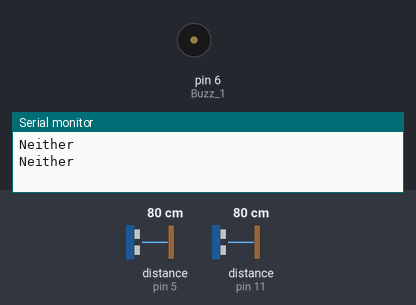
A sketch run on a simulated Arduino Uno, built with avr-gcc and run on an emulated ATmega328P. On the bench: buzzer (waves = sounding), the last lines printed to the serial monitor. Wiring (inferred from the names in the program): 2 × ultrasonic range finder: trigger pin 4, echo pin 5 / trigger pin 10, echo pin 11. The inputs (shaded band) are chosen by the test bench; at power-on: distance to the obstacle (sensors on pin 5, pin 11) 80 cm. The echo pulse lasts 58.3 µs per cm.

Above: at 1.8 s.
1.9 s: distance to the obstacle (sensor on pin 5) set to 34 cm
3.4 s: distance to the obstacle (sensor on pin 5) set to 27 cm
At 5.5 s:
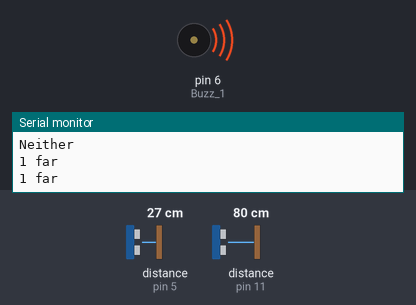
Timing chart, 0 to 7.0 s (numbered marks = the images above; inputs shaded):
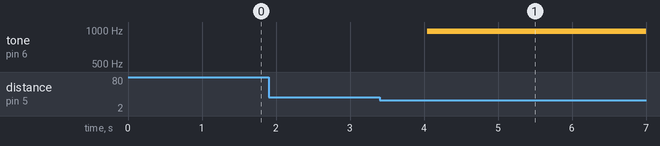

The sketch:

Presentation_Code.ino
```cpp
int pingTime_1;
int distance_1;
int pingTime_2;
int distance_2;
#define trigPin_1 4 // define TrigPin
#define echoPin_1 5 // define EchoPin.
#define trigPin_2 10
#define echoPin_2 11
#define Buzz_1 6 // Buzzer

int test_setting_value = 2;
int delay_s1_on = 0;
int delay_s1_off = 0;

int delay_s2_on = 0;
int delay_s2_off = 0;


void setup() {
 pinMode(trigPin_1,OUTPUT);// set trigPin to output mode
 pinMode(echoPin_1,INPUT); // set echoPin to input mode
 pinMode(trigPin_2,OUTPUT);// set trigPin to output mode
 pinMode(echoPin_2,INPUT); // set echoPin to input mode
 pinMode(Buzz_1, OUTPUT);
 Serial.begin(9600); // Open serial monitor at 9600 band to see ping results.

 if (test_setting_value == 1)
{
  delay_s1_on = 100;
  delay_s1_off = 50;
  delay_s2_on = 500;
  delay_s2_off = 50;
}
else if (test_setting_value == 2)
{
  delay_s1_on = 200;
  delay_s1_off = 50;
  delay_s2_on = 1000;
  delay_s2_off = 20;
}
}
void loop() {
// Ultra sonic sensor 1
 // Clears the trigPin
 digitalWrite(trigPin_1, LOW);
 delayMicroseconds(2);
 // Sets the trigPin on High state for 10 micro seconds so that it can emit a signal
 digitalWrite(trigPin_1, HIGH);
 delayMicroseconds(10);
 // Turn off the ultra sound
 digitalWrite(trigPin_1, LOW);
 // Reads the echoPin, returns the sound wave travel time in microseconds
 pingTime_1 = pulseIn(echoPin_1, HIGH);
 // Calculating the distance
 distance_1 = pingTime_1*0.034/2;

 // Ultra sonic sensor 2
 // Clears the trigPin
 digitalWrite(trigPin_2, LOW);
 delayMicroseconds(2);
 // Sets the trigPin on High state for 10 micro seconds so that it can emit a signal
 digitalWrite(trigPin_2, HIGH);
 delayMicroseconds(10);
 // Turn off the ultra sound
 digitalWrite(trigPin_2, LOW);
 // Reads the echoPin, returns the sound wave travel time in microseconds
 pingTime_2 = pulseIn(echoPin_2, HIGH);
 // Calculating the distance
 distance_2 = pingTime_2*0.034/2;

 if(distance_2 < 30 && distance_2 > 20)
 {
    if (distance_1 < 30 && distance_1 > 15)
    {
      Serial.println("2 weak and 1 far");
      analogWrite(Buzz_1, 80);
      delay(1300);
      analogWrite(Buzz_1,255);
      delay(200);
      return;
    }
    if (distance_1 < 14.9 && distance_1 > 2)
    {
      Serial.println("2 weak and 1 close");
      analogWrite(Buzz_1, 80);
      delay(800);
      analogWrite(Buzz_1, 255);
      delay(200);
      return;
    }
    Serial.println("2 weak only");
    analogWrite(Buzz_1, 80);
 }
 if(distance_2 < 19.9 && distance_2 > 10)
 {
    if (distance_1 < 30 && distance_1 > 15)
    {
      Serial.println("2 medium and 1 far");
      analogWrite(Buzz_1, 128);
      delay(500);
      analogWrite(Buzz_1,255);
      delay(500);
      return;
    }
    else if (distance_1 < 14.9 && distance_1 > 2)
    {
      Serial.println("2 medium and 1 close");
      analogWrite(Buzz_1, 128);
      delay(100);
      analogWrite(Buzz_1, 255);
      delay(100);
      return;
    }
    Serial.println("2 medium only");
    analogWrite(Buzz_1, 128);
 }
 if(distance_2 < 9.9 && distance_2 > 2)
 {
    if (distance_1 < 30 && distance_1 > 15)
    {
      Serial.println("2 strong and 1 far");
      analogWrite(Buzz_1, 192);
      delay(500);
      analogWrite(Buzz_1,255);
      delay(500);
      return;
    }
    if (distance_1 < 14.9 && distance_1 > 2)
    {
      Serial.println("2 strong and 1 close");
      analogWrite(Buzz_1, 192);
      delay(100);
      analogWrite(Buzz_1, 255);
      delay(100);
      return;
    }
    Serial.println("2 strong only");
    analogWrite(Buzz_1, 192);
 }
 if(distance_2 > 30 || distance_2 < 2)
 {
  if(distance_1 < 30 && distance_1 > 15)
    {
      Serial.println("1 far");
      analogWrite(Buzz_1, 128);
      delay(500);
      analogWrite(Buzz_1,255);
      delay(500);
      return;
    }
  else if(distance_1 < 14.9 && distance_1 > 2)
    {
      Serial.println("1 close");
      analogWrite(Buzz_1, 128);
      delay(100);
      analogWrite(Buzz_1, 255);
      delay(100);
      return;
    }
    Serial.println("Neither");
    analogWrite(Buzz_1, 0);

    delay(1000);
 }


 // delay(100); // Wait 100ms between pings (about 20 pings/sec). 29ms should be the
}
```

Measured:
- the behaviour switches between 31 and 30 cm on distance to the obstacle (sensor on pin 5) (found by bisection; images 0 and 1)
- after the input at 3.4 s, tone on pin 6 (Buzz_1): silent → 977 Hz after 0.64 s
